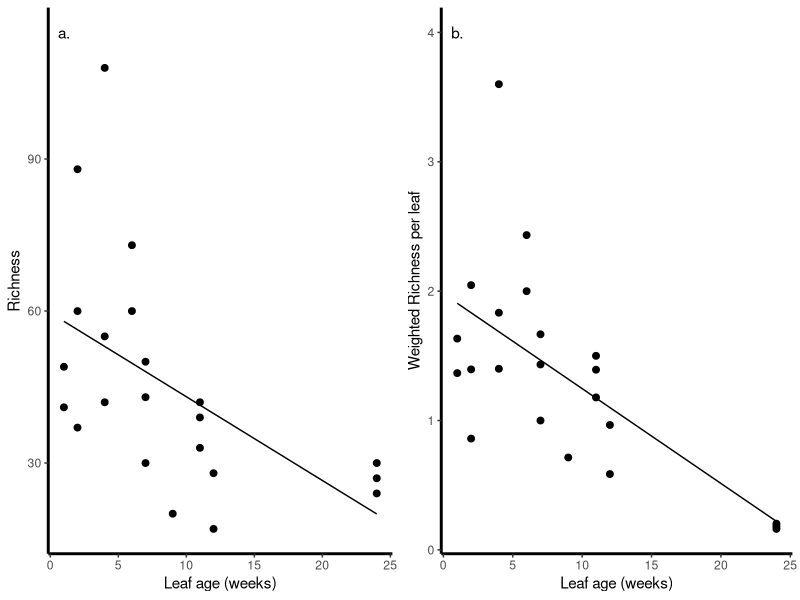

Here is the R script that generated this plot: (Note: this script raises an error after producing the figure.)
# Libraries
library(ggplot2)
library(vegan)
library(plyr)
library(nlme)
library(gridExtra)
library(dplyr)
library(car)

# Plot themes
## With legend
Theme=theme_classic(base_size=11, base_family="Helvetica") +
    theme(axis.line = element_line(size = 1, colour = "black", linetype = "solid")) +theme(plot.title = element_text(size = 12))
## Without legends
Theme2=Theme+ theme(legend.position="none") + theme(panel.border=element_rect(fill=NA))

# set wd
 setwd("/Users/cata/Documents/CGLab/GitHub/FunExp_Rstudio/FunExp")

#Color friendly: The palette with black:
cbbPalette <- c("#000000", "#E69F00", "#56B4E9", "#009E73", "#F0E442", "#0072B2", "#D55E00", "#CC79A7")

#Load data
ASVtable=read.table('input_data/ASVtable_FunExp12021-03-24.txt', header=TRUE)
meta.table=read.table('input_data/METAtable_FunExp12021-03-24_sampleNamesFIX.txt', header=TRUE)
# reformatting:
meta.table$leaf_age_weeks=as.numeric(substr(meta.table$leaf_age, 2,3))
meta.table[which(is.na(meta.table$leaf_age_weeks)),6]=0 # replace NA with zero
# to calculate leaves per treatment
leavs_per_age=read.csv('input_data/Leavs_per_age.csv', header=TRUE)
# remove leaves with no fluid
leavs_per_age2= leavs_per_age[-which(is.na(leavs_per_age$Volume)),]
leaves_count=ddply(leavs_per_age, ('AGE_WEEKS'), summarize, count=length(BAND))
colnames(leaves_count)[1]='leaf_age_weeks'

# calculate richness metrics
richness=specnumber(ASVtable)
shannon=diversity(ASVtable, index='shannon')
simpson=diversity(ASVtable, index='simpson')
evenness=shannon/log(richness)
meta.div=data.frame(meta.table, richness, shannon, simpson, evenness)
head(meta.div)

#extract data to focus on pre-experiemnt diversity
Baseline = meta.div[which(meta.div$treatment=='F50'),]
# merge with baseline dataframe
Baseline2=left_join(Baseline, leaves_count, by = "leaf_age_weeks")
# create weighted version of richness
Baseline2$w_richness=Baseline2$richness/Baseline2$count

# plot richness panels
rich_regional=ggplot(Baseline, aes(leaf_age_weeks, richness))  + 
  geom_point(size=2)+ Theme + ylab('Richness') + 
  xlab('Leaf age (weeks)') + 
  geom_smooth(method=lm, formula=y ~ (x), se=FALSE, color='black', size=0.5) + 
  annotate('text', label='a.', x=1, y=115)
rich_local=ggplot(Baseline2, aes(leaf_age_weeks, w_richness))  + 
  geom_point(size=2)+ Theme + ylab('Weighted Richness per leaf') + 
  xlab('Leaf age (weeks)') + 
  geom_smooth(method='lm', formula= y ~ (x), se=FALSE, color='black', size=0.5)+ 
  annotate('text', label='b.', x=1, y=4)


Fig_divControl=arrangeGrob(rich_regional, rich_local, ncol=2)
quartz(width=6, height=3)
plot(Fig_divControl)
quartz.save('Figures/Fig_div_time_controls.png', type='png', dpi=300)

# stats
# rich regional
model_baseline=glm(richness ~ leaf_age_weeks, data=Baseline)
summary(model_baseline)
Anova(model_baseline)

# rich_local
model_baseline2a=glm(w_richness ~ leaf_age_weeks, data=Baseline2)
model_baseline2b=glm(w_richness ~ poly(leaf_age_weeks,2), data=Baseline2)
AIC(model_baseline2a, model_baseline2b)
summary(model_baseline2a)
Anova(model_baseline2a) # wald test

### repeat for evenness
# plot evenness panels
eve_regional=ggplot(Baseline, aes(leaf_age_weeks, evenness))  + 
  geom_point(size=2)+ Theme + ylab('Richness') + 
  xlab('Leaf age (weeks)') + 
  geom_smooth(method=lm, formula=y ~ (x), se=FALSE, color='black', size=0.5) + 
  annotate('text', label='a.', x=0.8, y=0.7)


plot(eve_regional)
quartz.save('Figures/Fig_eve_time_controls_supmat.png', type='png', dpi=300)

# stats
# eve regional
model_eve_baseline=glm(evenness ~ leaf_age_weeks, data=Baseline)
summary(model_eve_baseline)
Anova(model_eve_baseline)
